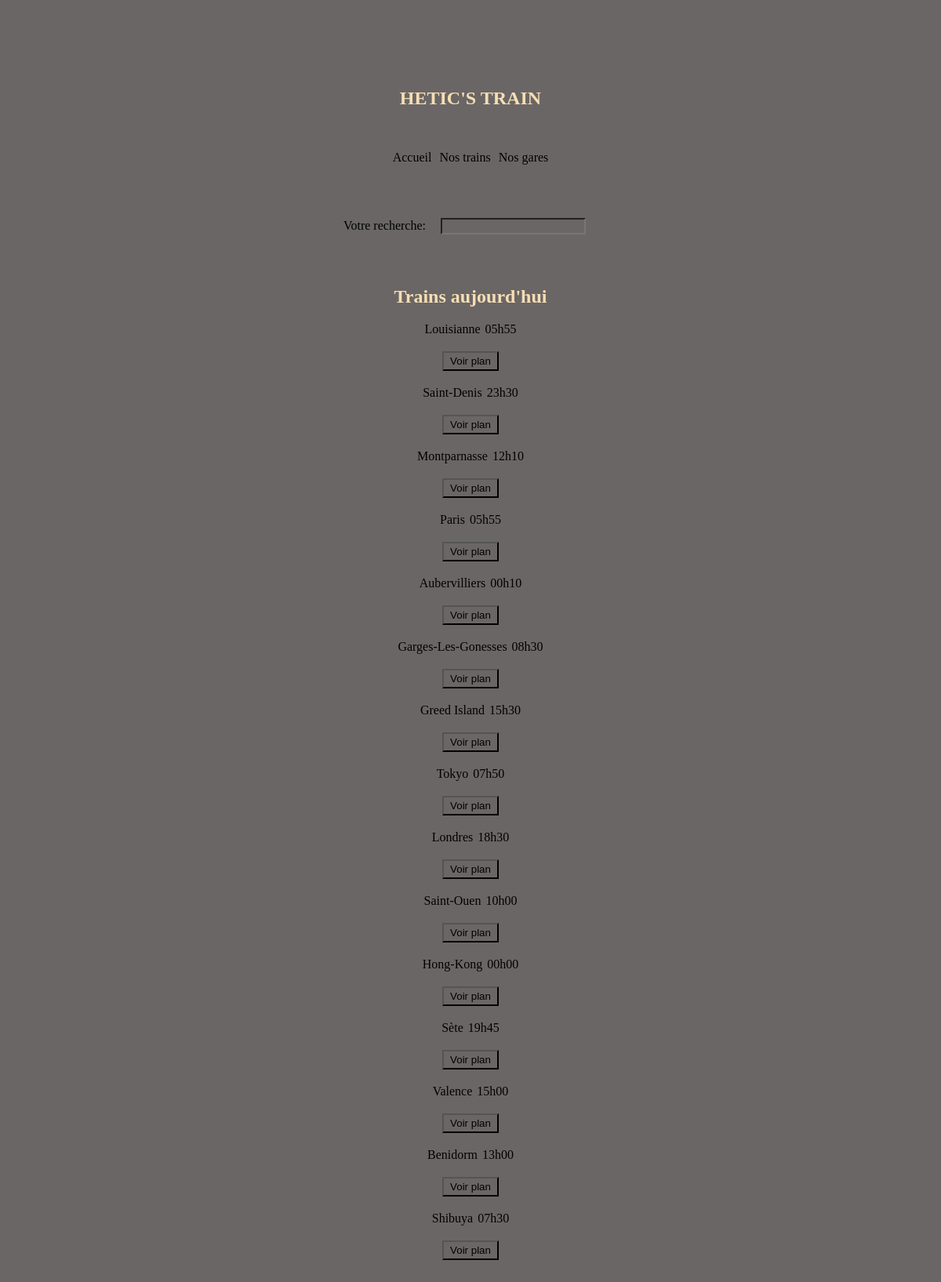
Screenshot of /metro/index/ with the database file from the repository.
### metro/models.py (models this page shows, shortened)
class Train(models.Model):
    id = models.AutoField(primary_key = True)
    datetime = models.CharField(max_length = 5)
    destination = models.CharField(max_length = 100)
    plan = models.CharField(max_length = 100)

### metro/views.py (the view)
# urls.py: path('index/', views.index),
def index(request):
    trains = Train.objects.all()
    if request.method == "POST":
        form = Recherche(request.POST)
        if form.is_valid():
            query = request.POST.get('query')
            try:
                try:
                    train = Train.objects.get(pk=int(query))
                    print(train)
                    return HttpResponseRedirect(f"/metro/train-info-{train.pk}")
                except ValueError:
                    train = Train.objects.get(destination=query)
                    return HttpResponseRedirect(f"/metro/train-info-{train.pk}")
            except Train.DoesNotExist:
                return render(request, "metro/index.html", {"form": form, "trains": trains, "error": f"Votre destination ({query}) n'existe pas. Vérifiez que vous avez bien écrit."})
    else:
        form = Recherche()
    return render(request, "metro/index.html", {"form": form, "trains": trains})

### metro/forms.py
class Recherche(forms.Form):
    query = forms.CharField(label="Votre recherche", max_length=100)

### metro/templates/metro/index.html
{% extends "metro/base.html"%}
{% block content %}
<div class="trains">
    <h1>Trains aujourd'hui</h1>
</div>
{% for train in trains %}
<div class="train-container">
    <div class="destination">{{ train.destination }}</div>
    <div class="horaire">{{ train.datetime }}</div>
</div>
<div class="plan"><button><a href="http://localhost:8000/metro/train-info-{{train.id}}">Voir plan</a></button></div>
{% endfor %}
{% endblock %}

### metro/templates/metro/base.html (shortened to what this page needs)
{% load static %}
<!DOCTYPE html>
<html lang="en">
<head>
    <link rel="stylesheet" href="{% static 'css/style.css' %}">
</head>
<body>
    <section class="train">
        <div class="navbar">
            <h1>HETIC'S TRAIN</h1>
            <nav>
                <a href="http://localhost:8000/metro/index/">Accueil</a>
                <a href="#">Nos trains</a>
                <a href="#">Nos gares</a>
            </nav>
             <div class="recherche">
                    <form action="" method="post">
                        {{ form }}
                    </form>
                </div>
        </div>
        <br><br>
        <div class="container">
            {% block content %}
            {% endblock %}
        </div>
    </section>
</body>
</html>

### metro/static/css/style.css (style rules this page uses)
* { margin: auto; padding: auto; box-sizing: border-box; background-color: rgb(107, 102, 102); }
.train { display: flex; justify-content: center; align-items: center; flex-direction: column; margin: 7rem; }
.train .navbar h1 { color: wheat; display: flex; justify-content: center; }
.train .navbar nav { margin: 3rem; justify-content: center; display: flex; flex-direction: row; }
.train .navbar nav a { text-decoration: none; color: black; margin: 5px; transition: all 0.3s ease; }
.train-container { display: flex; justify-content: center; align-items: center; margin: 1rem; }
.train-container .destination { margin: 3px; }
.train-container .horaire { margin: 3px; }
.plan button { display: flex; flex-direction: row; justify-content: center; align-items: flex-end; }
.plan button a { text-decoration: none; color: black; border: none; transition: all 0.4s ease; margin: 2px; }
.train .navbar .recherche input { margin: 15px; margin-bottom: 30px; }
.trains h1 { color: wheat; display: flex; justify-content: center; align-items: center; }

### rows the page displays
Train: destination "Louisianne", datetime "05h55"
Train: destination "Saint-Denis", datetime "23h30"
Train: destination "Montparnasse", datetime "12h10"
Train: destination "Paris", datetime "05h55"
Train: destination "Aubervilliers", datetime "00h10"
Train: destination "Garges-Les-Gonesses", datetime "08h30"
Train: destination "Greed Island", datetime "15h30"
Train: destination "Tokyo", datetime "07h50"
Train: destination "Londres", datetime "18h30"
Train: destination "Saint-Ouen", datetime "10h00"
Train: destination "Hong-Kong", datetime "00h00"
Train: destination "Sète", datetime "19h45"
Train: destination "Valence", datetime "15h00"
Train: destination "Benidorm", datetime "13h00"
Train: destination "Shibuya", datetime "07h30"
